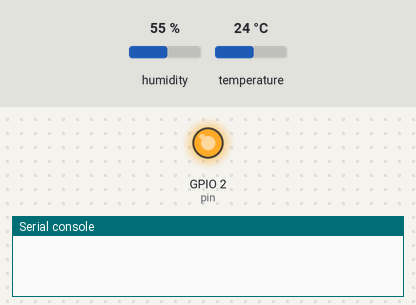
This program was run on a simulated ESP8266 board running MicroPython. On the bench: output pins drawn as LEDs (lit = HIGH), the last lines printed to the serial console. Inputs (shaded band) come from the test bench; at power-on: humidity 55 %, temperature 24 °C. WiFi joins after 1.5 s; web requests get an empty 200 reply after 0.4 s; deep sleep restarts the program when it ends.

Above: at 0.8 s.
At 27.0 s:
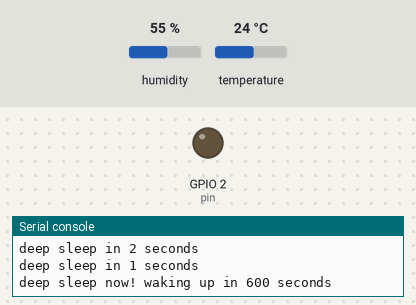
Timing chart, 0 to 28.5 s (numbered marks = the images above):
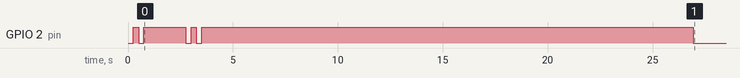

Measured:
- by itself, GPIO 2 (pin): LOW → HIGH at 0.25 s, → LOW 0.25 s later, → HIGH 0.25 s later, → LOW 2.0 s later, … (8 changes in this stretch)

The program:

main.py
```python
import socket
import time
import machine
import dht
import urequests
from machine import Timer


# Setting
WIFI_CONNECT_SSID = "******"
WIFI_CONNECT_PASSWORD = "******"
INFLUX_URL = "http://localhost:8086"
INFLUX_DB = "temp"
INFLUX_ID_FOR_DEVICE = "bedroom"
DH11_PIN = 4

def do_flashes(i):
    if i<1:
        i=1
    pin = machine.Pin(2, machine.Pin.OUT)
    for z in range(0,i):
        time.sleep_ms(250)
        pin.value(not pin.value())
        time.sleep_ms(250)
        pin.value(not pin.value())
    pin.value(1)

def do_connect():
    import network
    sta_if = network.WLAN(network.STA_IF)
    if not sta_if.isconnected():
        print('connecting to network...')
        sta_if.active(True)
        sta_if.connect(WIFI_CONNECT_SSID, WIFI_CONNECT_PASSWORD)
        while not sta_if.isconnected():
            pass
    print('network config:', sta_if.ifconfig())
    do_flashes(2)

def post_data(temperature,humidity):
    url = INFLUX_URL + "/write?db=" + INFLUX_DB
    data = (INFLUX_ID_FOR_DEVICE + ",tag1=x1,tag2=x2 temperature=%s,humidity=%s" % (str(temperature),str(humidity)))
    resp = urequests.post(url, data=data)

def get_temperature():
    data = {}
    d = dht.DHT11(machine.Pin(DH11_PIN))
    d.measure()
    data["temperature"] = d.temperature()
    data["humidity"] = d.humidity()
    return data

def force_reset():
    print("Machine inactive for too long, this is not normal, rebooting!")
    machine.reset()

if machine.reset_cause() == machine.DEEPSLEEP_RESET:
    print('Woke from a deep sleep')

tim = Timer(-1)
tim.init(period=120000, mode=Timer.ONE_SHOT, callback=lambda
t:force_reset())

do_flashes(2)
do_connect()
time.sleep_ms(2000)
data = get_temperature()
print(data)
post_data(str(data["temperature"]), str(data["humidity"]))

print('set RTC alarm to wake up later')
rtc = machine.RTC()
rtc.irq(trigger=rtc.ALARM0, wake=machine.DEEPSLEEP)
rtc.alarm(rtc.ALARM0, 600000) #  After 600 secondes WakeUp
print('deep sleep in 20 seconds')
time.sleep_ms(15000)
print('deep sleep in 5 seconds')
time.sleep_ms(2000)
print('deep sleep in 3 seconds')
time.sleep_ms(1000)
print('deep sleep in 2 seconds')
time.sleep_ms(2000)
print('deep sleep in 1 seconds')
time.sleep_ms(1000)
print('deep sleep now! waking up in 600 seconds')
machine.deepsleep()
```
